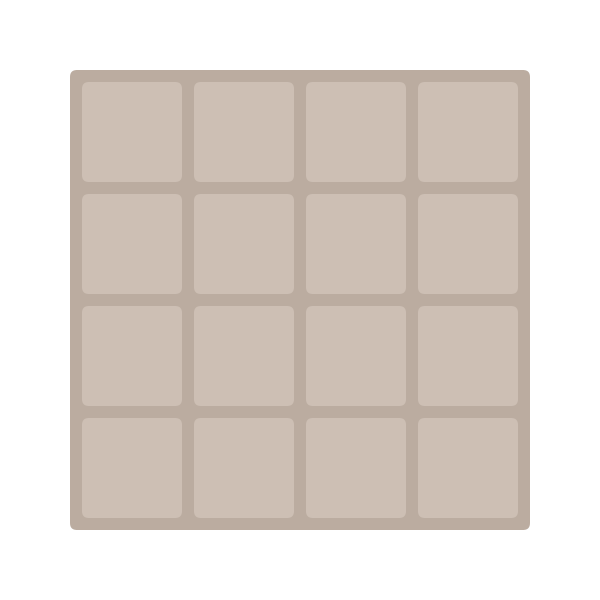
Frame 1 (no input)
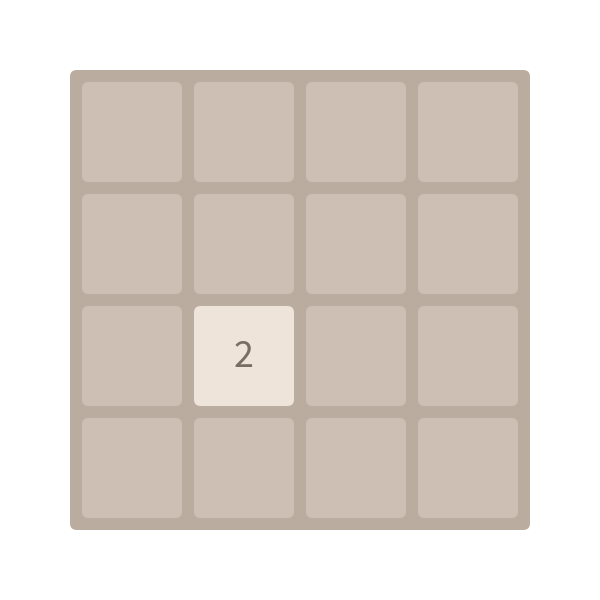
Frame 60 (the mouse pressed at the canvas centre just before this capture)
Frame 120 (the mouse held since frame 60 and released just before this capture): identical to frame 60, image omitted

The Processing sketch that drew these frames (run headless with seeded random() and noise(); from frame 60 on, the mouse is pressed at the canvas centre):

// Processing sketch: Week_3_assignment
// ── Week_3_assignment.pde
Tile tile0, tile1, tile2, tile3, tile4;
ArrayList<Tile> tiles = new ArrayList<Tile>();
Cell cell0, cell1, cell2, cell3;
ArrayList<Cell> cells = new ArrayList<Cell>();
Game game;

void setup() {
  size(600, 600);
  game = new Game();
  tile0 = new Tile(2, 0, 1);
  tile1 = new Tile(2048, 2, 3);
  tile2 = new Tile(64, 0, 0);
  tile3 = new Tile(128, 3, 1);
  tile4 = new Tile(32, 1, 2);
  tiles.add(tile0);
  tiles.add(tile1);
  tiles.add(tile2);
  tiles.add(tile3);

  //cell0 = new Cell(0, 0);
  //cell1 = new Cell(0, 1);
  //cell2 = new Cell(0, 2);
  //cell3 = new Cell(0, 3);
  //cells.add(cell0);
  //cells.add(cell1);
  //cells.add(cell2);
  //cells.add(cell3);
}

void draw() {
  background(255);
  //noLoop();
  //testCell();
  //testGrid();
  //testTile();
  testGame();
}

void testGame() {
  //Game game = new Game();
  game.displayGame();
}

void testGrid() {
  Grid grid = new Grid();
  grid.displayGrid();
}

void testCell() {
  for (int i=0; i<cells.size(); i++) {
    Cell cell = cells.get(i);
    cell.displayCell();
  }
}

void testTile() {
  //for (Tile tile : tiles) {
  //  tile.displayTile();
  //}
  for (int i=0; i<tiles.size(); i++) {
    Tile tile = tiles.get(i);
    tile.displayTile();
  }
  //tile0.moveTileHorizontal(3);
  //tile0.moveTileH(3);
  //tile1.moveTileH(2);
  //tile2.moveTileV(3);
  //tile3.moveTileV(1);
  //tile1.moveTileVertical(1);
  //tiles.remove(0);

  //tile3.disappear();
}

// ── Cell.pde
class Cell {
  int gridNum = 4;
  int cellID;
  int currentValue = 0;
  int rowPos, colPos;
  float yPos, xPos;
  color cellColor = color(205, 191, 180, 255);
  boolean occupied = false;
  int cellSize = 100;
  int cellRound = 7;
  int gapSize = 12;
  float xOffset;
  float yOffset;

  Cell(int row, int col, float offset_x, float offset_y) {
    rowPos = row;
    colPos = col;
    xOffset = offset_x;
    yOffset = offset_y;
    xPos = xPos(col);
    yPos = yPos(row);
    cellID = gridNum*row+col;
  }

  void displayCell() {
    pushStyle();
    rectMode(CENTER);
    noStroke();
    fill(cellColor);
    rect(xPos, yPos, cellSize, cellSize, cellRound);
    popStyle();
  }

  void changeStatus() {
    occupied = !occupied;
  }

  float xPos(int colPos) {
    return (colPos+.5)*cellSize + (colPos+1)*gapSize + xOffset;
  }

  float yPos(int rowPos) {
    return (rowPos+.5)*cellSize + (rowPos+1)*gapSize + yOffset;
  }
}

// ── Game.pde
class Game {
  Grid grid = new Grid();
  //ArrayList<Tile> tiles = new ArrayList<Tile>(16);
  Tile[] tiles = new Tile[16];
  int gridNum = 4;

  Game() {
    Tile tile0 = randTile();
    //Tile tile1 = randTile();
    //tiles.add(tile0.tileID, tile0);
    //tiles.add(tile1.tileID, tile1);
    tiles[tile0.tileID] = tile0;
    //tiles[tile1.tileID] = tile1;
  }

  void displayGame() {
    grid.displayGrid();
    displayTiles();
  }

  void displayTiles() {
    for (int i=0; i<tiles.length; i++) {
      if (grid.checkStatus(i)) {
        Tile tile = tiles[i];
        tile.displayTile();

        if (key == CODED) {
          if (keyCode == UP) {
            tile.moveTileV(2);
          }
          if (keyCode == RIGHT) {
            tile.moveTileH(3);
          }
        }
      }
    }
  }

  Tile randTile() {
    int randRow = floor(random(4));
    int randCol = floor(random(4));
    while (grid.checkStatus(randRow, randCol)) {
      randRow = floor(random(4));
      randCol = floor(random(4));
    }
    Tile tile = new Tile(2, randRow, randCol);
    grid.changeStatus(tile);
    grid.setCurrentValue(tile);
    return tile;
  }

  int getTileValue(int row, int col) {
    int id = gridNum*row+col;
    return tiles[id].value;
  }

  //int destMoveRight(Tile tile) {
  //  int destCol = tile.colPos;
  //  if (!tile.isAtRightEdge()) {
  //    int curCol = tile.colPos + 1;
  //    while (curCol <= 3) {
  //      if (grid.checkStatus(tile.rowPos, curCol)) {
  //        if (getTileValue(tile.rowPos, curCol) == tile.value) {
  //          return curCol;
  //        } else {
  //          return tile.colPos;
  //        }
  //      } else {
  //        if (curCol == 3) {
  //          return curCol;
  //        } else {
  //          curCol += 1;
  //        }
  //      }
  //    }
  //    return tile.colPos;
  //  }
  //}
}

// ── Grid.pde
class Grid {
  float gridSize = 460;
  int gridNum = 4;
  int gridRound = 7;
  int cellSize = 100;
  int gapSize = 12;
  ArrayList<Cell> cells = new ArrayList<Cell>();

  float xOffset = width/2 - (gapSize*2.5 + cellSize*2);
  // yOffset might + extra offset to account for the score part
  float yOffset = height/2 - (gapSize*2.5 + cellSize*2);

  Grid() {
    for (int i=0; i<gridNum; i++) {
      for (int j=0; j<gridNum; j++) {
        Cell cell = new Cell(i, j, xOffset, yOffset);
        cells.add(cell);
      }
    }
  }

  void setGridSize(int size) {
    gridSize = size;
  }

  void displayGrid() {
    displayBg();
    for (int i=0; i<cells.size(); i++) {
      Cell cell = cells.get(i);
      cell.displayCell();
    }
  }

  void displayBg() {
    color bgColor = color(187, 172, 160, 255);
    pushStyle();
    fill(bgColor);
    noStroke();
    rectMode(CENTER);
    rect(width/2, height/2, gridSize, gridSize, gridRound);
    popStyle();
  }

  boolean checkStatus(int row, int col) {
    int id = getID(row, col);
    Cell cell = cells.get(id);
    return cell.occupied;
  }
  
  boolean checkStatus(int id) {
    Cell cell = cells.get(id);
    return cell.occupied;
  }

  void changeStatus(Tile tile) {
    int id = getID(tile.rowPos, tile.colPos);
    Cell cell = cells.get(id);
    cell.changeStatus();
  }

  void setCurrentValue(Tile tile) {
    int id = getID(tile.rowPos, tile.colPos);
    Cell cell = cells.get(id);
    cell.currentValue = tile.value;
  }

  int getID(int row, int col) {
    return gridNum*row+col;
  }

  void occHelper() {
    for (int i=0; i<4; i++) {
      for (int j=0; j<4; j++) {
        if (checkStatus(i, j)) {
          println(i, j);
        }
      }
    }
  }
}

// ── Tile.pde
import java.util.Map;

class Tile {
  int value;
  color tileColor, textColor;
  float alpha = 0;
  boolean visible = true;
  int rowPos, colPos;
  float yPos, xPos;
  HashMap<Integer, Integer> tileColorMap = new HashMap<Integer, Integer>();
  int tileSize = 100;
  int tileRound = 7;
  int gapSize = 12;
  float xOffset = width/2 - (gapSize*2.5 + tileSize*2);
  // yOffset might + extra offset to account for the score part
  float yOffset = height/2 - (gapSize*2.5 + tileSize*2);

  int gridNum = 4;
  int tileID;

  /**
   * Map tile values with corresponding colors in pairs of <Value, Color>
   * Note: wrap class of color primitive type is Integer
   * @param  None
   * @return None
   */
  void mapColors() {
    tileColorMap.put(2, color(238, 228, 218, alpha));
    tileColorMap.put(4, color(237, 224, 200, alpha));
    tileColorMap.put(8, color(242, 177, 121, alpha));
    tileColorMap.put(16, color(245, 149, 99, alpha));
    tileColorMap.put(32, color(246, 124, 96, alpha));
    tileColorMap.put(64, color(246, 94, 59, alpha));
    tileColorMap.put(128, color(237, 207, 115, alpha));
    tileColorMap.put(256, color(237, 204, 98, alpha));
    tileColorMap.put(512, color(237, 200, 80, alpha));
    tileColorMap.put(1024, color(237, 197, 63, alpha));
    tileColorMap.put(2048, color(237, 194, 45, alpha));
  }

  Tile(int val, int row, int col) {
    value = val;
    rowPos = row;
    colPos = col;
    xPos = xPos(col);
    yPos = yPos(row);
    tileID = gridNum*row+col;
  }

  /**
   * Display a particular tile. Necessary params are all class attributes
   * @param  None
   * @return None
   */
  void displayTile() {
    // Alpha might get updated so need to map colors again
    mapColors();
    tileColor = tileColorMap.get(value);
    if (value <= 4) {
      textColor = color(119, 110, 101, alpha);
    } else {
      textColor = color(249, 246, 242, alpha);
    }

    updateAlpha();
    pushStyle();
    rectMode(CENTER);
    noStroke();
    fill(tileColor);
    rect(xPos, yPos, tileSize, tileSize, tileRound);
    fill(textColor);
    textSize(tileSize*.4);
    // tileSize*.5 is too big -- 4-digit values do not fit
    textAlign(CENTER, CENTER);
    text(value, xPos, yPos-textAscent()*.1);
    popStyle();
  }

  /**
   * Move tile to a new position
   * @param destRow, destCol: coordinates of destination
   * @return None
   */
  void moveTileH(int destCol) {
    // Get step size from distance
    float oldX = xPos(colPos);
    float newX = xPos(destCol);
    // stepSize is computed based on src and dest
    // to ensure xPos will always reach exactly the new pos
    // Possible pitfall when stepSize has long decimal part?
    // Yep that happens. It overshoots the destination by a fraction.
    // round() works great!
    float stepSize = (newX-oldX)/30;
    if (xPos != newX) {
      xPos += stepSize;
    }
    if (round(xPos) == newX) {
      xPos = newX;
      colPos = destCol;
      updateID();
    }
  }

  void moveTileV(int destRow) {
    // Get step size from distance
    float oldY = yPos(rowPos);
    float newY = yPos(destRow);
    float stepSize = (newY-oldY)/30;
    //println(yPos, rowPos);
    if (yPos != newY) {
      yPos += stepSize;
    }
    if (round(yPos) == newY) {
      yPos = newY;
      rowPos = destRow;
      updateID();
    }
  }

  void updateAlpha() {
    if (visible) {
      if (alpha < 255) {
        alpha += 17; // 17=255/15 (15, 30, 60 ...)
      } else {
        alpha = 255;
      }
    } else {
      if (alpha > 0) {
        alpha -= 17;
      } else {
        alpha = 0;
      }
    }
  }

  void disappear() {
    visible = false;
  }

  void updateID() {
    tileID = gridNum*rowPos+colPos;
  }

  float xPos(int colPos) {
    return (colPos+.5)*tileSize + (colPos+1)*gapSize + xOffset;
  }

  float yPos(int rowPos) {
    return (rowPos+.5)*tileSize + (rowPos+1)*gapSize + yOffset;
  }
  
  boolean isAtTopEdge() {
    if (rowPos == 0) { 
      return true;
    } else {
      return false;
    }
  }
  
    boolean isAtBottomEdge() {
    if (rowPos == 4) { 
      return true;
    } else {
      return false;
    }
  }
  
    boolean isAtLeftEdge() {
    if (colPos == 0) { 
      return true;
    } else {
      return false;
    }
  }
  
    boolean isAtRightEdge() {
    if (colPos == 4) { 
      return true;
    } else {
      return false;
    }
  }

  void test() {
    /** Misc code for testing purposes */
    //for (Map.Entry me : tileColorMap.entrySet()) {
    //  print(me.getKey() + ": ");
    //  println(me.getValue());
    //}

    println(alpha);
  }
}
